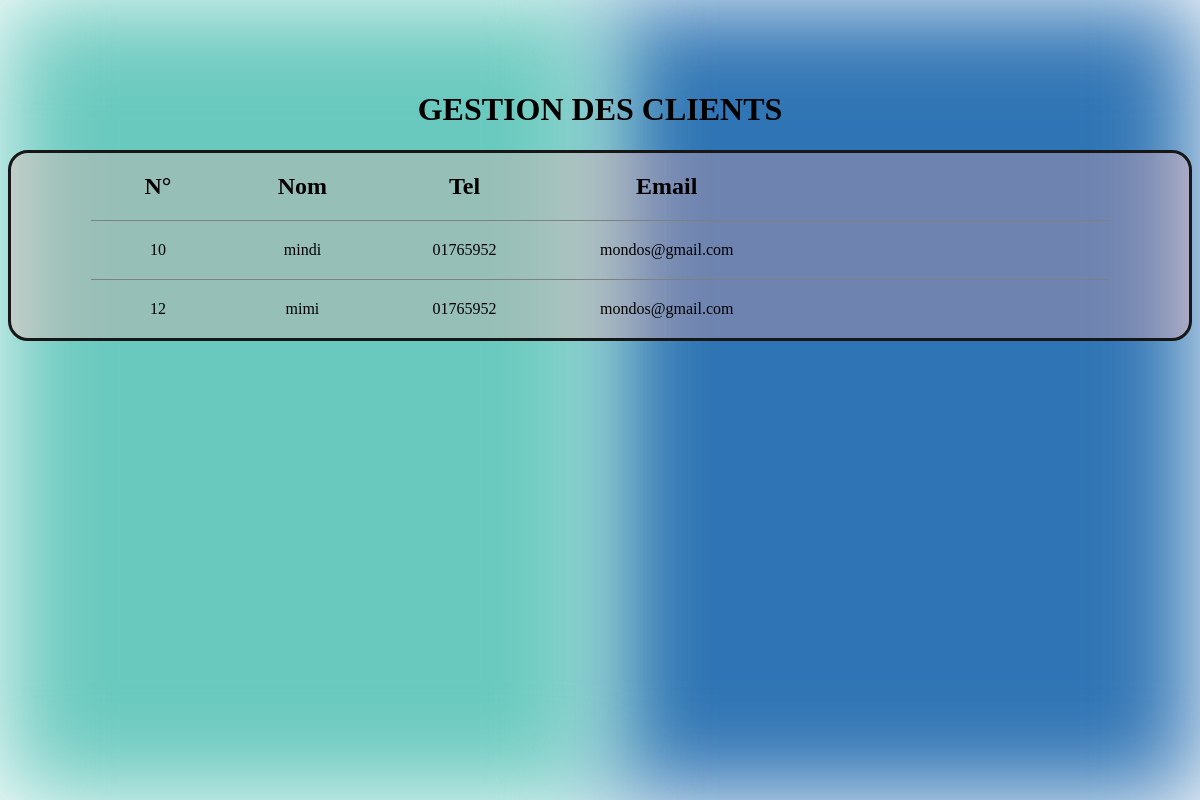
The app's page /index.php?action=gestion_clients with its own data.
### tables this page shows
CREATE TABLE IF NOT EXISTS `client` (
  `id_client` int(11) NOT NULL AUTO_INCREMENT,
  `nom` varchar(255) NOT NULL,
  `adresse` varchar(255) DEFAULT NULL,
  `facebook` varchar(255) DEFAULT NULL,
  `instagram` varchar(255) DEFAULT NULL,
  `email` varchar(255) DEFAULT NULL,
  `telephone` varchar(255) DEFAULT NULL,
  `id_membership` int(11) NOT NULL,
  PRIMARY KEY (`id_client`)
);

### src/controllers/client/gestion_clients.php (called while the page is built)
<?php
require_once('src/lib/database.php');
require_once('src/model/client.php');
class GestionClients
{
    public function execute()
    {
        $connection = new DatabaseConnection();
        $clientRepository = new ClientRepository();
        $clientRepository->connection = $connection;
        $clients = $clientRepository->getClients();
        require('templates/client/gestion_clients.php');
    }
}

### src/lib/database.php (called while the page is built)
<?php
class DatabaseConnection
{
    public ?\PDO $database = null;
    public function getConnection(): \PDO
    {
        if ($this->database === null) {
            $this->database = new \PDO('mysql:host=localhost;dbname=conciergerie;charset=utf8', 'root', '');
        }
        return $this->database;
    }
}

### src/model/client.php (called while the page is built, shortened)
<?php
require_once('src/lib/database.php');
class ClientRepository
{
    public DatabaseConnection $connection;
    public function getClients(): array
    {
        $statement = $this->connection->getConnection()->query(
            "SELECT * FROM client ORDER BY id_client"
        );
        $clients = [];
        while (($row = $statement->fetch())) {
            $client = new Client();
            $client->id_client = $row['id_client'];
            $client->nom = $row['nom'];
            $client->adresse = $row['adresse'];
            $client->email = $row['email'];
            $client->telephone = $row['telephone'];
            $client->facebook = $row['facebook'];
            $client->instagram = $row['instagram'];
            $client->id_membership = $row['id_membership'];
            $clients[] = $client;
        }
        return $clients;
    }
}
?>

### templates/client/gestion_clients.php (the view, shortened to what this page needs)
<?php require('./templates/autres/background.php') ?>
<h1 class="title">GESTION DES CLIENTS</h1>
<div class="ligne">
    <table border=1 frame=void rules=rows>
        <thead>
            <th>N°</th>
            <th>Nom</th>
            <th>Tel</th>
            <th>Email</th>
        </thead>
        <tbody>
            <?php
            foreach ($clients as $client) {
            ?>
                <tr>
                    <td>
                        <?= $client->id_client ?>
                    </td>
                    <td>
                        <?= $client->nom ?>
                    </td>
                    <td>
                        <?= $client->telephone ?>
                    </td>
                    <td>
                        <?= $client->email ?>
                    </td>
                    <td>
                    </td>
                    <td>
                    </td>
                    <td>
                    </td>
                </tr>
            <?php
            }
            ?>
        </tbody>
    </table>
</div>
<?php require('./templates/autres/layout.php') ?>

### css/styles.css (style rules this page uses)
.title { position: relative; text-align: center; padding-top: 70px; color: black; }
td, th { padding: 20px; text-align: center; width: 90rem; }
th { font-size: 1.5rem; }
.ligne { border: 3px solid rgb(22, 23, 22); border-radius: 20px; position: relative; padding-left: 5rem; padding-right: 5rem; background-color: rgba(255, 165, 165, 0.3); }

### records on screen
client: id_client "10", nom "mindi", telephone "01765952", email "mondos@gmail.com"
client: id_client "12", nom "mimi", telephone "01765952", email "mondos@gmail.com"
